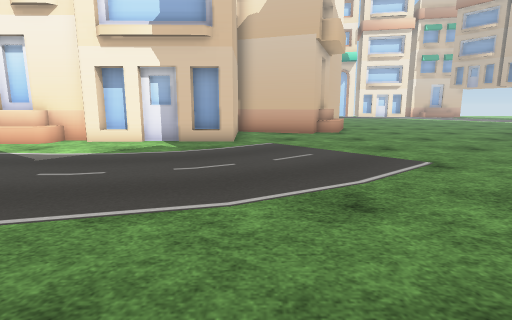
View 1 (above)

15 first-person views from a walk through a Unity game level. The camera is 1.2 m above the floor, tilts 10° down and sees 80° across. The floor is counted in squares, 1 m on a side. Each view is taken from the middle of a square. On the plan, view 1 faces up. The plan holds only what a view shows up to about 13 squares ahead; the rest is blank. The place goes on beyond the plan. The player character is not drawn. Some surface patterns are stand-ins.

View 2
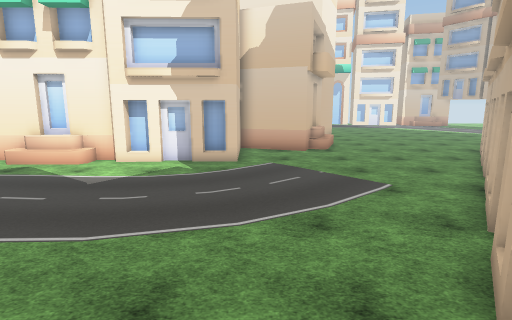

View 3
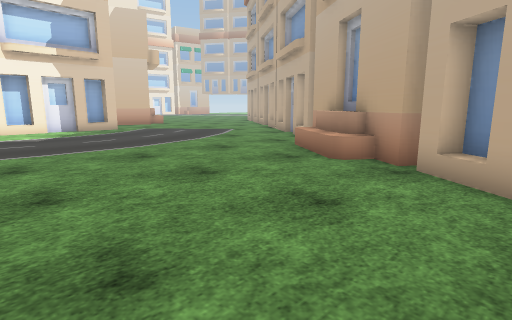

View 4
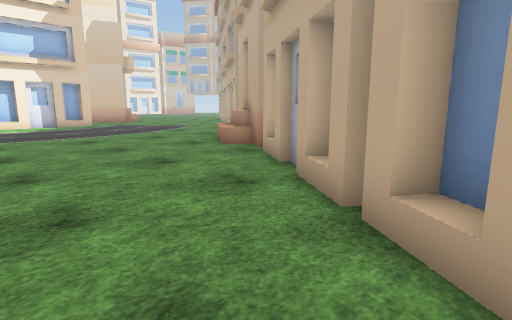

View 5
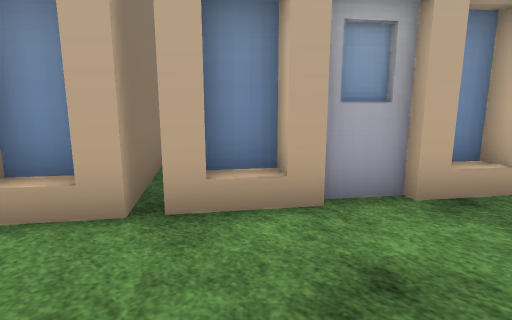

View 6
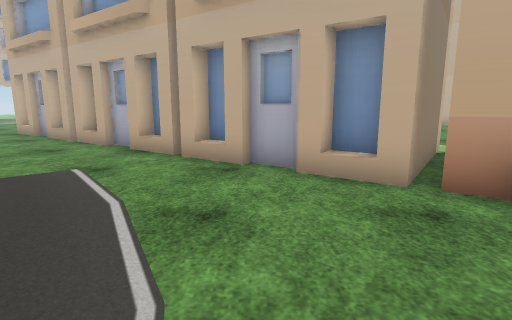

View 7
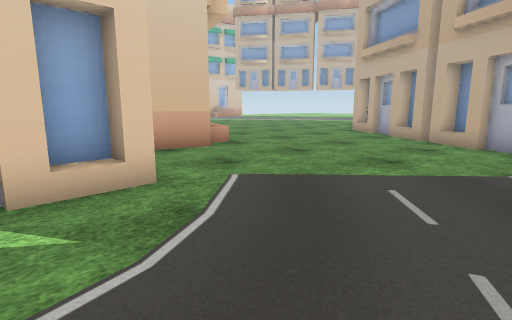

View 8
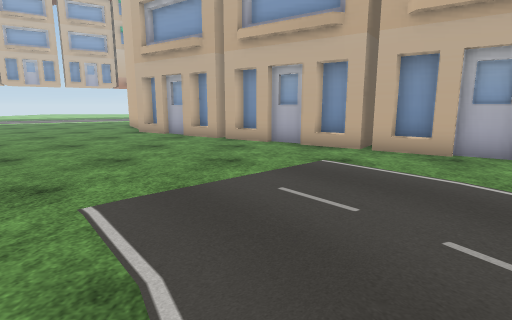

View 9
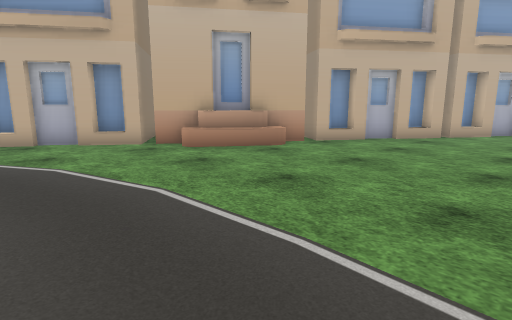

View 10
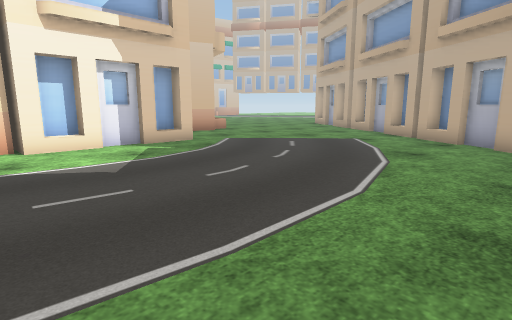

View 11
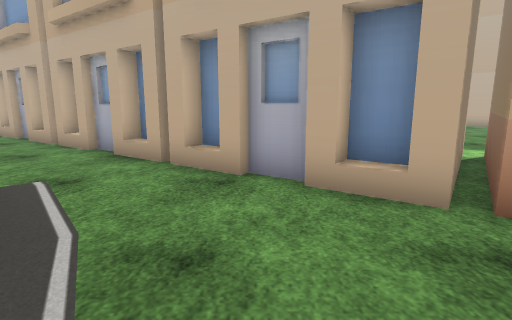

View 12
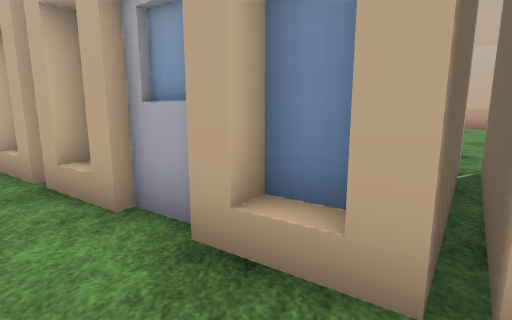

View 13
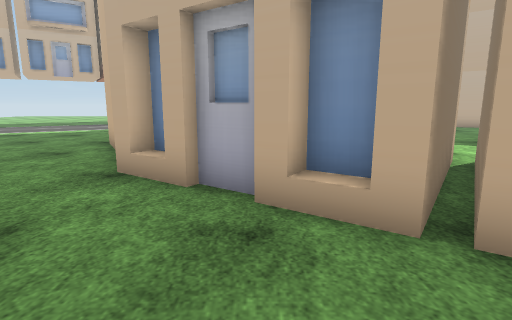

View 14
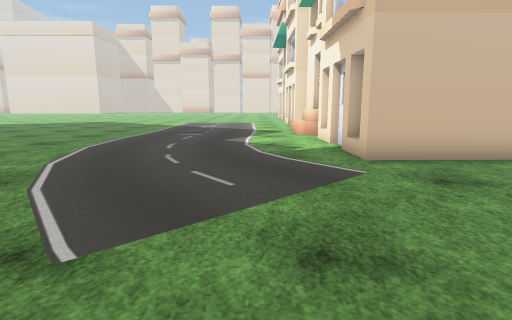

View 15
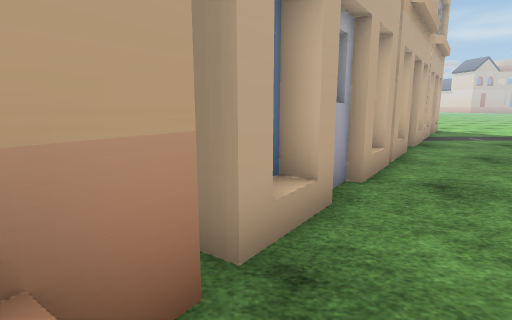

### Floor plan
Points are (right, up) in squares from view 1. A wall is a line through its corners. A room is listed if a view was taken in it or the views show most of it. See-through windows are left out.
Room 1 (views 1, 2, 3, 4, 5, 6, 7, 8, 9, 10, 11, 12, 13, 14, 15)
walls: (3.3, 1.9) (3.6, 2.3); (2.5, 0.7) (2.9, 1.4); (3.8, 2.2) (4.5, 3.1); (3.1, 0.8) (3.7, 1.6); (4.3, 3.3) (5, 4.2); (4, 2.1) (4.7, 3); (1.1, -1.2) (2.2, 0.4); (4.9, 3.3) (5.5, 4.1); (5.1, 4.4) (5.4, 4.8); (0.6, -2.3) (1.4, -1.2); (-2.2, 10.4) (-2.7, 10.4); (0.9, -2.3) (1.4, -1.7); (-2.6, 10.7) (-3.9, 10.7); (-3.8, 10.4) (-4.4, 10.4); (-1.2, 11) (-2.2, 10.9); (-2.8, 10.9) (-3.7, 10.9); (6.3, 5.3) (6.7, 5.9) (6.4, 6.2) (6.7, 6.7); (-4.4, 10.9) (-5.3, 10.9); (-0.7, -3.7) (0.5, -2.1); (-5.3, 10.4) (-5.8, 10.4); (6.9, 6.5) (7.6, 7.6); (-5.8, 10.9) (-7.6, 10.8); (7.2, 6.5) (7.6, 7.1); (7.3, 7.6) (7.9, 8.4); (-0.8, 13.6) (-0.8, 10.5) (-1.2, 10.5); (-2.1, -5.7) (-1.8, -5.3) (-1.4, -5.5) (-0.8, -4.8) (-1.2, -4.5) (-0.9, -4.1); (8.2, 7.9) (8.6, 8.5) (8.1, 8.8); (8, 8.5) (8.4, 9.1); (9.6, 2.2) (5.5, 5.1) (6.1, 5.9); (-2.4, -7) (-1.6, -5.8); (8.7, 9.5) (9.1, 10.1); (9.4, 9.7) (9.9, 10.3); (9.3, 10.3) (9.8, 11.1); (-3.2, -8.1) (-2.6, -7.3); (10, 10.9) (10.7, 11.9); (10.3, 11) (10.8, 11.6); (-4.3, -8.9) (-4.1, -8.5); (10.4, 12) (11.5, 13.5); (-1.2, -10.1) (-3.8, -8.2) (-2.7, -6.6); (-4.8, -9.7) (-4.5, -9.9) (-3.9, -9.2); (-5.2, -10.1) (-4.4, -9); (11.7, 12.9) (11.2, 13.3); (-5.5, -11.4) (-4.8, -10.3); (-6.6, -12.1) (-5.8, -11); (-6.3, -12.5) (-6, -12.1); (-7, -12.6) (-6.7, -12.2)
objects: other object (2, 13)

Where each view was taken, in squares from view 1:
view 1: 0 up, 0 right, facing up
view 2: 2 down, 0 right, facing up
view 3: 6 down, 7 left, facing up-right
view 4: 10 down, 7 left, facing up-right
view 5: 7 down, 7 left, facing down-right
view 6: 3 up, 2 left, facing right
view 7: 6 up, 3 left, facing up-right
view 8: 8 up, 3 left, facing right
view 9: 5 up, 7 left, facing down-right
view 10: 1 up, 7 left, facing up-right
view 11: 3 up, 1 left, facing right
view 12: 6 up, 4 right, facing right
view 13: 11 up, 6 right, facing right
view 14: 8 up, 6 right, facing left
view 15: 2 down, 1 left, facing down
